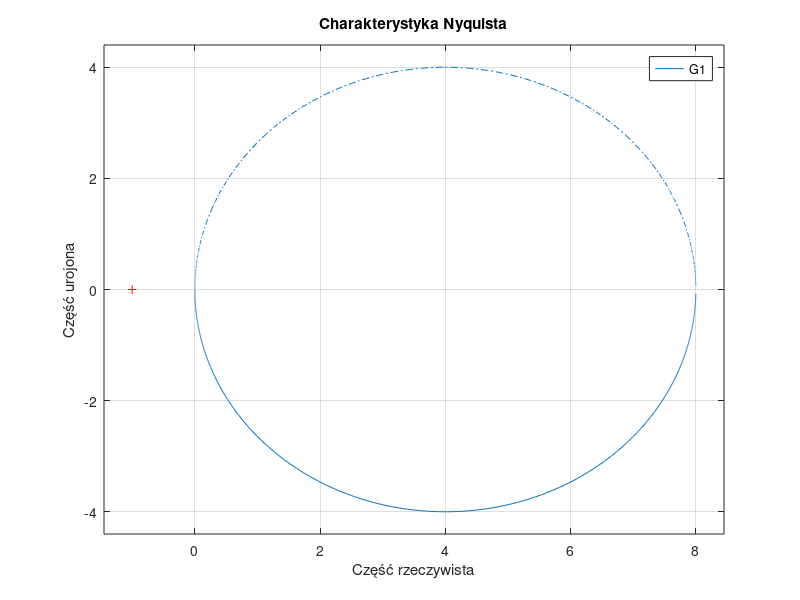
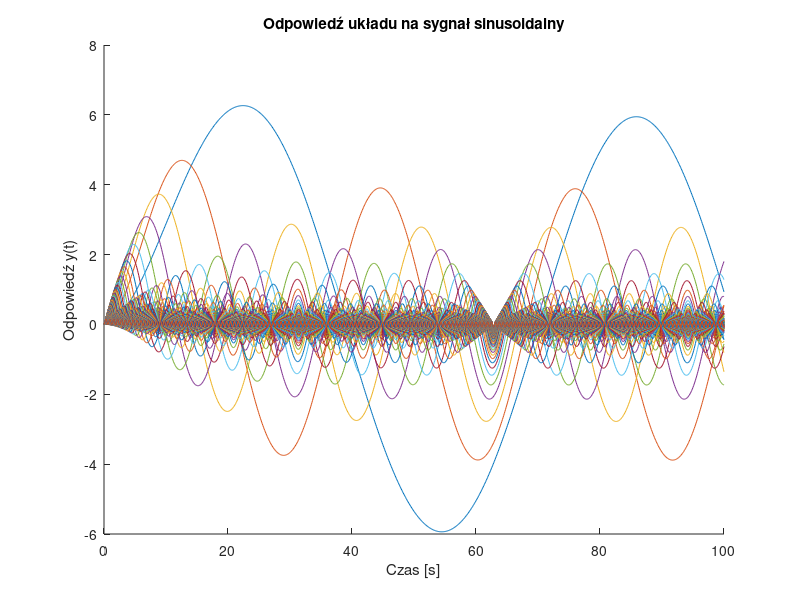
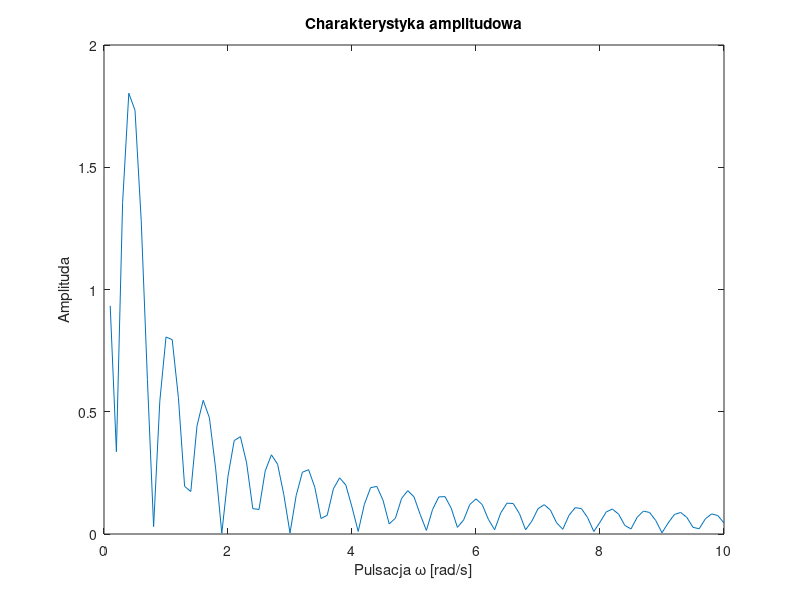
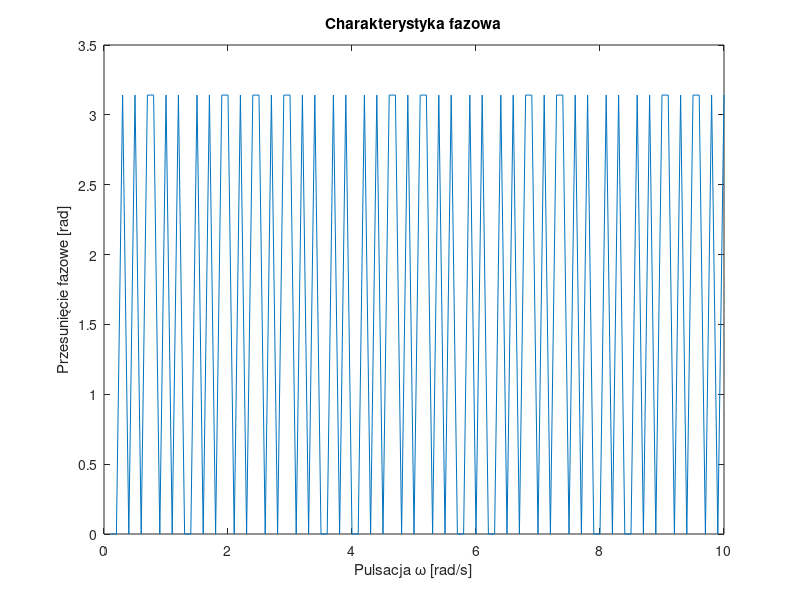

Write the MATLAB code that produced these figures, in order.
A = 8;
B = 9;
G1 = tf([A], [B 1]);

% Wykres Nyquista
figure;
nyquist(G1);
title('Charakterystyka Nyquista');
xlabel('Część rzeczywista');
ylabel('Część urojona');

% Wektory częstotliwości i czasu
omega = linspace(0.1, 10, 100);  % Wektor pulsacji kątowych
t = linspace(0, 100, 1000);       % Wektor czasu

% Symulacja i rysowanie odpowiedzi systemu
figure;
hold on;
y_ss = zeros(1, length(omega));  % Inicjalizacja wektora odpowiedzi ustalonej
for i = 1:length(omega)
    u = sin(omega(i) * t);  % Generowanie sinusoidy dla danej pulsacji
    y = lsim(G1, u, t);  % Symulacja odpowiedzi systemu
    plot(t, y);  % Rysowanie odpowiedzi czasowej dla każdej pulsacji
    y_ss(i) = y(end);  % Odpowiedź w stanie ustalonym dla danej pulsacji
end
hold off;
title('Odpowiedź układu na sygnał sinusoidalny');
xlabel('Czas [s]');
ylabel('Odpowiedź y(t)');

% Charakterystyka amplitudowa
A_estimated = abs(y_ss);  % Amplituda wyjścia
figure;
plot(omega, A_estimated);
title('Charakterystyka amplitudowa');
xlabel('Pulsacja \omega [rad/s]');
ylabel('Amplituda');

% Charakterystyka fazowa
phase_shift = angle(y_ss);  % Przesunięcie fazowe wyjścia
figure;
plot(omega, phase_shift);
title('Charakterystyka fazowa');
xlabel('Pulsacja \omega [rad/s]');
ylabel('Przesunięcie fazowe [rad]');